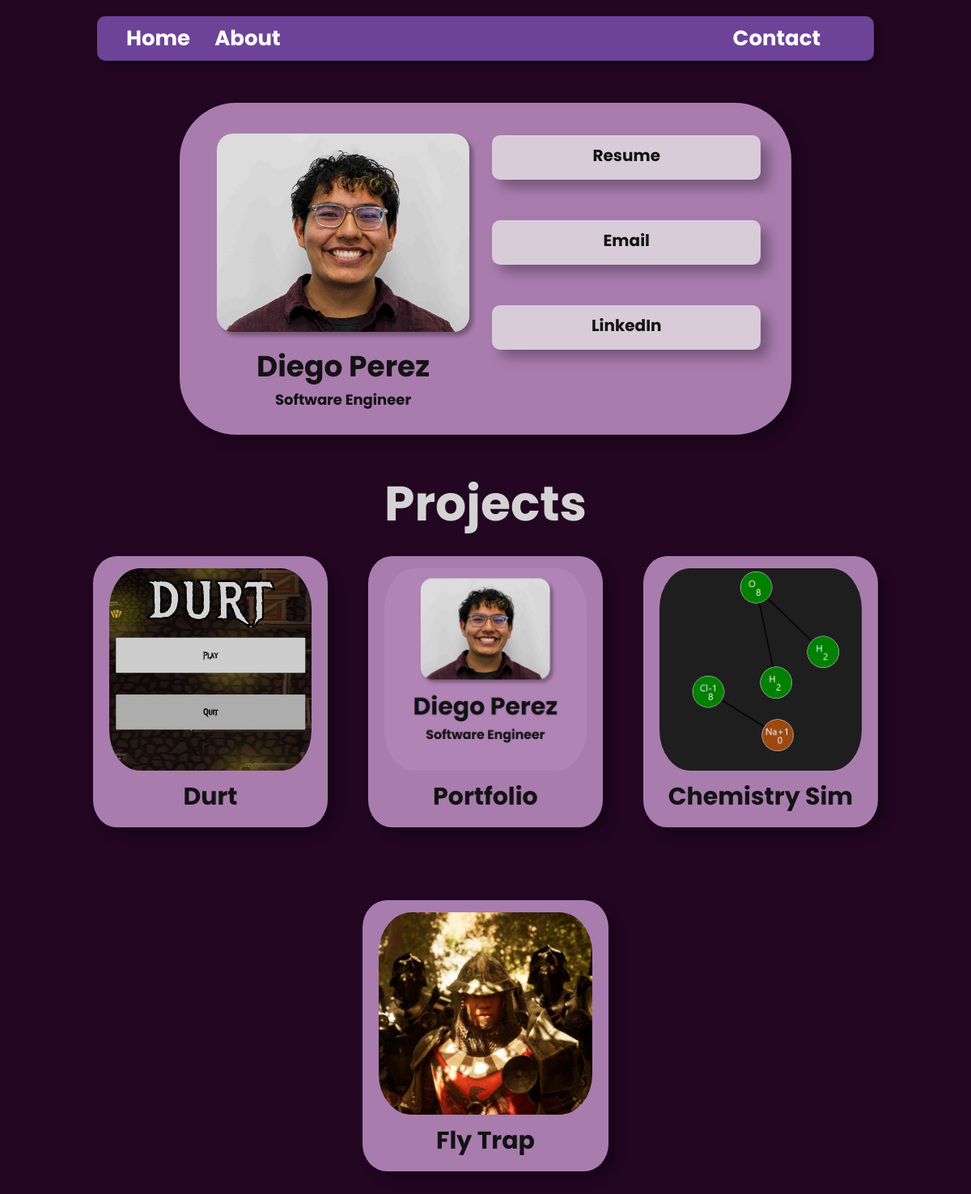
The app's page /, older data.
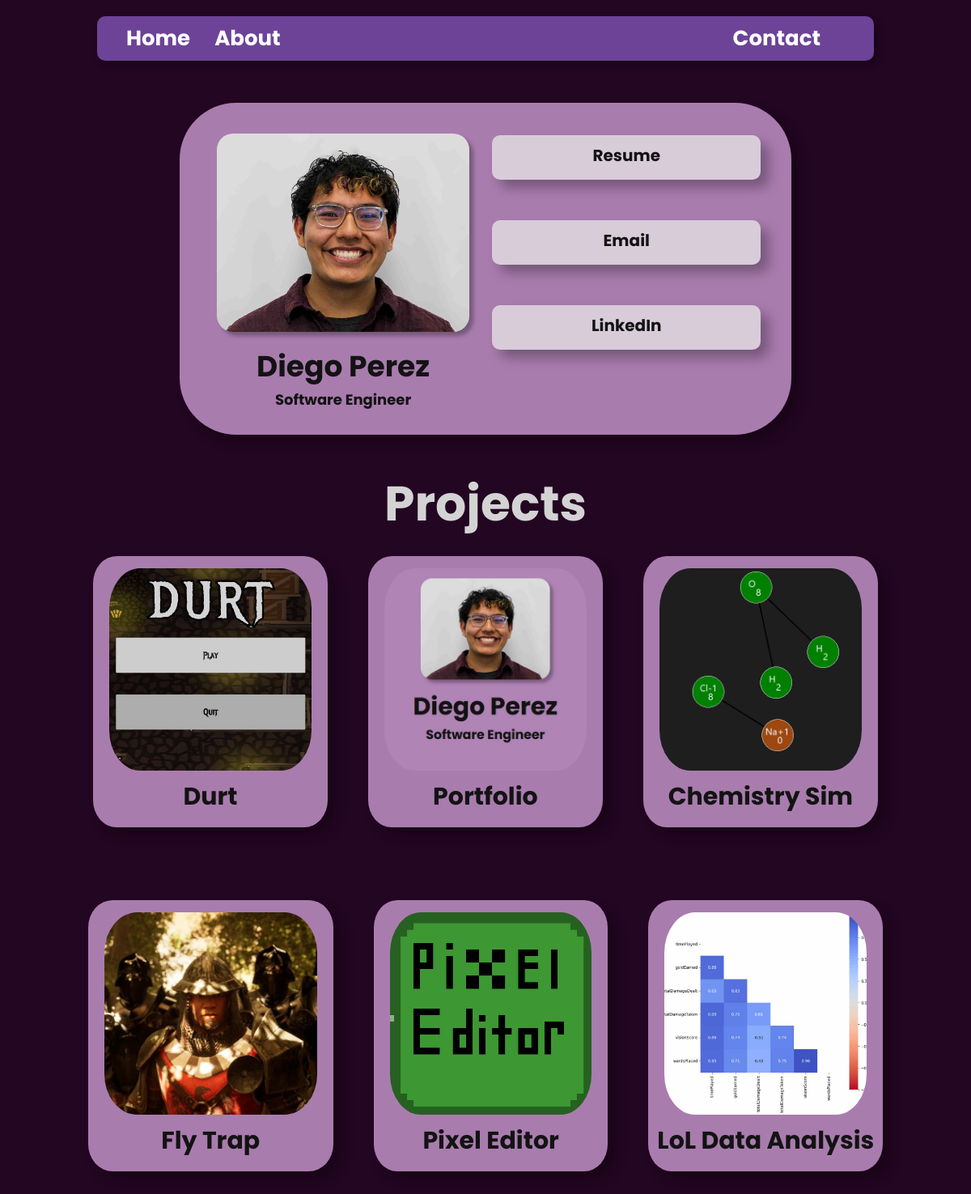
The same page, newer data.
### DiegoPerezPortfolio/models.py (models this page shows, shortened)
class Project(models.Model):
    title = models.CharField(max_length=100)
    description = models.TextField()
    thumbnail = models.ImageField(blank=True, null=True)

### DiegoPerezPortfolio/views.py (the view)
# urls.py: path('', views.index),
def index(request):
    projects = Project.objects.all()
    return render(request, 'index.html', {'projects': projects})

### templates/index.html
<!DOCTYPE html>
<html lang="en">
{% include "header.html" %}
<body>
    <main>
        <div class = "card-holder">
            <div class="card">
                <div class="me">
                    <img src="/static/Headshot.jpg" alt="Diego's Headshot">
                    <h1>Diego Perez</h1>
                    <h2>Software Engineer</h2>
                </div>
                <div class = "links">
                    <a href="https://drive.google.com/file/d/1ih5eqKvnmu2JFIs6GeXLbAP-8bxtwbL3/view?usp=drive_link" target="_blank" rel="noopener noreferrer">Resume</a>
                    <a href="mailto:perez.diego@utah.edu">Email</a>
                    <a href="https://www.linkedin.com/in/diego-perez-uu" target="_blank" rel="noopener noreferrer">LinkedIn</a>
                </div>
            </div>
        </div>
        <h1 class="section-title"> Projects </h1>
        <div class="project-holder">
            <div class = "projects">
                {% for project in projects %}
                    <a class = "project" href="/{{ project.title }}">
                        <img src = "{{ project.thumbnail.url }}" alt = "thumbnail for {{ project.title }}">
                        <h2> {{ project.title }}</h2>
                    </a>
                {% endfor %}
            </div>
        </div>
    </main>
</body>
</html>

### templates/header.html (shortened to what this page needs)
<head>
    <link rel="stylesheet" href="/static/main.css">
</head>
<nav>
    <div class="nav-left">
        <a href="/">Home</a>
        <a href="/aboutme">About</a>
    </div>
    <a href="mailto:perez.diego@utah.edu">Contact</a>
</nav>

### static/main.css (style rules this page uses)
html { background-color: #230622; font-family: "Poppins", serif; padding: 0; margin: 0; border: 0; color: lightgrey; }
body { padding: 0; margin: 0; border: 0; }
main { margin-left: 5%; margin-right: 5%; }
.card, .project { background-color: #a97cae; color: #131313; }
.card-holder { display: flex; flex-direction: row; justify-content: center; }
.section-title { font-size: 60px; text-align: center; }
.projects { display: flex; justify-content: center; margin-left: 0; margin-right: 0; flex-flow: row wrap; margin-top: 10px; gap: 50px; }
.project-holder { display: flex; justify-content: center; }
h1 { margin-bottom: 0; }
a { color: #b57997 }

Row changes from the older to the newer data that the page shows:
added Project: thumbnail (picture), title "Pixel Editor"
added Project: thumbnail (picture), title "LoL Data Analysis"
